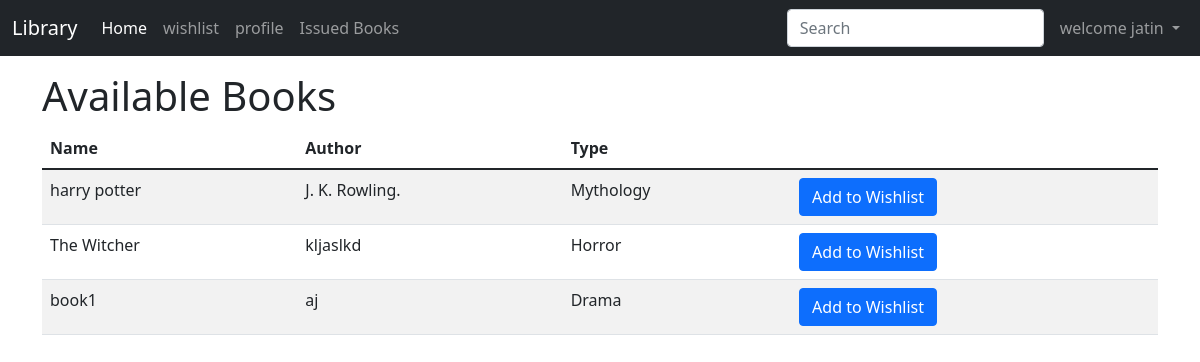
The page /student/ (signed in) on the database its author committed.
### home/models.py (models this page shows, shortened)
class myUser(AbstractUser):
    userTypes=[
        ('teacher','teacher'),
        ('student','student')
    ]
    userType=models.CharField(
        max_length=7,
        choices=userTypes,
        default='student'
        )

class BOOK(models.Model):
    book_id=models.AutoField(primary_key=True)
    name=models.CharField(max_length=50)
    author=models.CharField(max_length=50)
    genre=models.CharField(max_length=50)
    genres = [
        ('Drama', 'Drama'),
        ('Fantasy', 'Fantasy'),
        ('Fiction', 'Fiction'),
        ('Horror', 'Horror'),
        ('Mythology', 'Mythology'),
        ('Mystery','Mystery'),
        ('Science Fiction','Science Fiction')
    ]
    genre = models.CharField(
        max_length=15,
        choices=genres,
        default='Drama',
    )
    statusValue=[
        ('available','available'),
        ('not available','not available')
    ]
    status=models.CharField(max_length=13,choices=statusValue,default='available')

### student/views.py (the view)
# urls.py: path('',views.index,name='index'),
@login_required
def index(request):
    if request.user.userType!='student':
        return redirect('/')
    books=BOOK.objects.all()
    param={'books':books}
    return render(request,'student/index.html',param)

### templates/student/index.html (shortened to what this page needs)
{% extends 'student/base1.html' %}
{% block homeActive %}active{% endblock homeActive %}
{% block body %}
<div class="container">
    <div id="table" class="my-3">
        <h1>Available Books</h1>
        <table class="table table-striped table-hover">
            <thead>
                <tr>
                    <th scope="col">Name</th>
                    <th scope="col">Author</th>
                    <th scope="col">Type</th>
                    <th scope="col"></th>
                </tr>
            </thead>
            <tbody id='tableBody'>
            {% for book in books %}
            {% if book.status == 'available' %}
            <tr id="{{book.book_id}}">
                <td>{{book.name}}</td>
                <td>{{book.author}}</td>
                <td>{{book.genre}}</td>
                <td><a href="#"
                        onclick="addtowishlist('{{book.name}}','{{book.author}}','{{book.genre}}','{{book.book_id}}')"
                        class="btn btn-primary">Add to Wishlist</a></td>
            </tr>
            {% endif %}
            {% endfor %}
        </tbody>
        </table>
    </div>
</div>
{% endblock body %}

### templates/student/base1.html (shortened to what this page needs)
<!doctype html>
<html lang="en">
<head>
    <link href="https://cdn.jsdelivr.net/npm/bootstrap@5.1.1/dist/css/bootstrap.min.css" rel="stylesheet"
>
</head>
<body>
    <nav class="navbar navbar-expand-lg navbar-dark bg-dark">
        <div class="container-fluid">
            <a class="navbar-brand" href="#">Library</a>
            <div class="collapse navbar-collapse" id="navbarSupportedContent">
                <ul class="navbar-nav me-auto mb-2 mb-lg-0">
                    <li class="nav-item">
                        <a class="nav-link {% block homeActive %}{% endblock homeActive %}" aria-current="page" href="/student">Home</a>
                    </li>
                    <li class="nav-item" >
                        <a id="wishList" class="nav-link {% block wishListActive %}{% endblock wishListActive %}" aria-current="page" href={% url 'wishList' %}>wishlist</a>
                    </li>
                    <li class="nav-item">
                        <a class="nav-link {% block profileActive %}{% endblock profileActive %}" aria-current="page" href={% url 'profile' %}>profile</a>
                    </li>
                    <li class="nav-item">
                        <a class="nav-link {% block issuedActive %}{% endblock issuedActive %}" aria-current="page" href={% url 'issued' %}>Issued Books</a>
                    </li>
                </ul>
                <form class="d-flex">
                    <input class="form-control me-2" type="search" id="myInput" onkeyup='search()'
                        placeholder="Search" aria-label="Search">
                </form>
                <ul class="navbar-nav ml-auto mb-2 mb-lg-0">
                    <li class="nav-item dropdown">
                        <a class="nav-link dropdown-toggle" href="#" id="navbarDropdown" role="button"
                            data-bs-toggle="dropdown" aria-expanded="false">
                            welcome {{request.user.first_name}}
                        </a>
                    </li>
                </ul>
            </div>
        </div>
    </nav>
    {% block body %} {% endblock body %}
</body>
</html>

### rows shown on the page
myUser: user.first_name "jatin"
BOOK: name "harry potter", author "J. K. Rowling.", genre "Mythology"
BOOK: name "The Witcher", author "kljaslkd", genre "Horror"
BOOK: name "book1", author "aj", genre "Drama"
